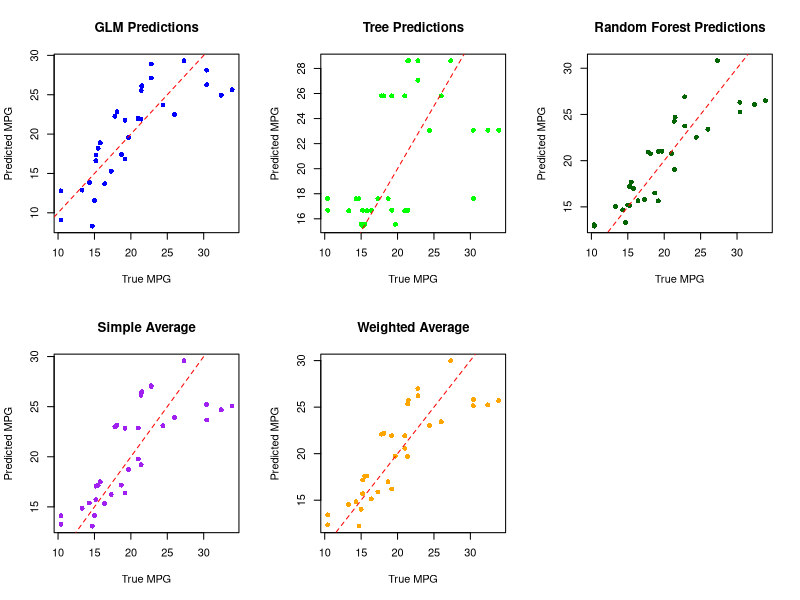

Recreate this plot in R.
# ============================================================================
# Manual Cross-Validation Lab: Building Your Own SuperLearner
# Learning Objective: Understand what SuperLearner does "under the hood"
# ============================================================================

# Install/load required packages
if (!require(rpart)) install.packages("rpart")
if (!require(randomForest)) install.packages("randomForest")
library(rpart)
library(randomForest)

# ============================================================================
# PART 1: LOAD AND EXPLORE DATA
# ============================================================================

# Use built-in mtcars dataset - predict mpg from car characteristics
data(mtcars)
head(mtcars)

# Our prediction task: predict mpg (fuel efficiency) from car features
outcome <- "mpg"
predictors <- c("cyl", "disp", "hp", "wt", "qsec", "vs", "am", "gear", "carb")

# Create our analysis dataset
dat <- mtcars[, c(outcome, predictors)]
n <- nrow(dat)

cat("Dataset Info:\n")
cat("- Sample size:", n, "\n")
cat("- Outcome:", outcome, "(mean =", round(mean(dat[[outcome]]), 2), ")\n")
cat("- Number of predictors:", length(predictors), "\n\n")

# ============================================================================
# PART 2: SET UP MANUAL CROSS-VALIDATION
# ============================================================================

# Set random seed for reproducible results
set.seed(123)

# Choose number of folds
V <- 5  # 5-fold cross-validation
cat("Using", V, "-fold cross-validation\n\n")

# Create fold assignments
# Randomly assign each observation to a fold (1, 2, 3, 4, or 5)
fold_id <- sample(rep(1:V, length.out = n))

# Check fold sizes
table(fold_id)

# ============================================================================
# PART 3: DEFINE OUR THREE ALGORITHMS
# ============================================================================

# Algorithm 1: Linear Regression (GLM)
fit_glm <- function(train_data) {
  lm(mpg ~ ., data = train_data)
}

predict_glm <- function(model, test_data) {
  predict(model, newdata = test_data)
}

# Algorithm 2: Decision Tree
fit_tree <- function(train_data) {
  rpart(mpg ~ ., data = train_data, method = "anova")
}

predict_tree <- function(model, test_data) {
  predict(model, newdata = test_data)
}

# Algorithm 3: Random Forest
fit_rf <- function(train_data) {
  randomForest(mpg ~ ., data = train_data, ntree = 100)
}

predict_rf <- function(model, test_data) {
  predict(model, newdata = test_data)
}

# ============================================================================
# PART 4: MANUAL CROSS-VALIDATION LOOP
# ============================================================================

# Initialize storage for results
cv_results <- data.frame(
  fold = 1:V,
  glm_mse = NA,
  tree_mse = NA,
  rf_mse = NA,
  glm_mae = NA,
  tree_mae = NA,
  rf_mae = NA
)

# Storage for all predictions (we'll need these later!)
all_predictions <- data.frame(
  obs_id = 1:n,
  fold = fold_id,
  true_mpg = dat$mpg,
  glm_pred = NA,
  tree_pred = NA,
  rf_pred = NA
)

cat("Running cross-validation...\n")

# THE MAIN CROSS-VALIDATION LOOP
for(v in 1:V) {
  
  cat("Processing fold", v, "of", V, "\n")
  
  # Step 1: Split data into training and validation sets
  train_data <- dat[fold_id != v, ]  # 80% of data
  test_data <- dat[fold_id == v, ]   # 20% of data
  test_indices <- which(fold_id == v)
  
  cat("  - Training size:", nrow(train_data), "\n")
  cat("  - Test size:", nrow(test_data), "\n")
  
  # Step 2: Fit all three algorithms on training data
  glm_model <- fit_glm(train_data)
  tree_model <- fit_tree(train_data)
  rf_model <- fit_rf(train_data)
  
  # Step 3: Make predictions on test data
  glm_preds <- predict_glm(glm_model, test_data)
  tree_preds <- predict_tree(tree_model, test_data)
  rf_preds <- predict_rf(rf_model, test_data)
  
  # Step 4: Calculate errors for this fold
  true_values <- test_data$mpg
  
  # Mean Squared Error (MSE)
  glm_mse <- mean((true_values - glm_preds)^2)
  tree_mse <- mean((true_values - tree_preds)^2)
  rf_mse <- mean((true_values - rf_preds)^2)
  
  # Mean Absolute Error (MAE) 
  glm_mae <- mean(abs(true_values - glm_preds))
  tree_mae <- mean(abs(true_values - tree_preds))
  rf_mae <- mean(abs(true_values - rf_preds))
  
  # Step 5: Store results
  cv_results[v, ] <- c(v, glm_mse, tree_mse, rf_mse, glm_mae, tree_mae, rf_mae)
  
  # Store predictions for later analysis
  all_predictions[test_indices, "glm_pred"] <- glm_preds
  all_predictions[test_indices, "tree_pred"] <- tree_preds
  all_predictions[test_indices, "rf_pred"] <- rf_preds
  
  cat("  - GLM MSE:", round(glm_mse, 3), "| Tree MSE:", round(tree_mse, 3), 
      "| RF MSE:", round(rf_mse, 3), "\n")
}

cat("\nCross-validation complete!\n\n")

# ============================================================================
# PART 5: SUMMARIZE RESULTS
# ============================================================================

cat("=== CROSS-VALIDATION RESULTS ===\n\n")

# Print fold-by-fold results
print(cv_results)

# Calculate average performance across folds
avg_results <- data.frame(
  Algorithm = c("Linear Regression", "Decision Tree", "Random Forest"),
  Avg_MSE = c(mean(cv_results$glm_mse), mean(cv_results$tree_mse), mean(cv_results$rf_mse)),
  Avg_MAE = c(mean(cv_results$glm_mae), mean(cv_results$tree_mae), mean(cv_results$rf_mae)),
  SD_MSE = c(sd(cv_results$glm_mse), sd(cv_results$tree_mse), sd(cv_results$rf_mse))
)

cat("\n=== AVERAGE PERFORMANCE ===\n")
print(avg_results)

# Determine winner
best_mse <- which.min(avg_results$Avg_MSE)
best_mae <- which.min(avg_results$Avg_MAE)

cat("\n=== WINNER ===\n")
cat("Best MSE:", avg_results$Algorithm[best_mse], 
    "(", round(avg_results$Avg_MSE[best_mse], 3), ")\n")
cat("Best MAE:", avg_results$Algorithm[best_mae], 
    "(", round(avg_results$Avg_MAE[best_mae], 3), ")\n")

# ============================================================================
# PART 6: CREATE A SIMPLE "SUPERLEARNER"
# ============================================================================

cat("\n=== BUILDING SIMPLE SUPERLEARNER ===\n")

# Method 1: Simple average (equal weights)
all_predictions$simple_avg <- (all_predictions$glm_pred + all_predictions$tree_pred + all_predictions$rf_pred) / 3

# Method 2: Weighted average based on CV performance
# Give more weight to algorithms with lower MSE
glm_weight <- 1 / avg_results$Avg_MSE[1]
tree_weight <- 1 / avg_results$Avg_MSE[2]
rf_weight <- 1 / avg_results$Avg_MSE[3]
total_weight <- glm_weight + tree_weight + rf_weight

# Normalize weights to sum to 1
glm_weight <- glm_weight / total_weight
tree_weight <- tree_weight / total_weight
rf_weight <- rf_weight / total_weight

cat("Optimal weights:\n")
cat("- GLM weight:", round(glm_weight, 3), "\n")
cat("- Tree weight:", round(tree_weight, 3), "\n")
cat("- RF weight:", round(rf_weight, 3), "\n")

# Create weighted combination
all_predictions$weighted_avg <- glm_weight * all_predictions$glm_pred + 
  tree_weight * all_predictions$tree_pred +
  rf_weight * all_predictions$rf_pred

# ============================================================================
# PART 7: EVALUATE OUR "SUPERLEARNER"
# ============================================================================

# Calculate MSE for each approach
individual_performance <- data.frame(
  Method = c("GLM Only", "Tree Only", "RF Only", "Simple Average", "Weighted Average"),
  MSE = c(
    mean((all_predictions$true_mpg - all_predictions$glm_pred)^2),
    mean((all_predictions$true_mpg - all_predictions$tree_pred)^2),
    mean((all_predictions$true_mpg - all_predictions$rf_pred)^2),
    mean((all_predictions$true_mpg - all_predictions$simple_avg)^2),
    mean((all_predictions$true_mpg - all_predictions$weighted_avg)^2)
  )
)

cat("\n=== FINAL PERFORMANCE COMPARISON ===\n")
print(individual_performance)

# Find the best approach
best_overall <- which.min(individual_performance$MSE)
cat("\nOverall winner:", individual_performance$Method[best_overall], "\n")
cat("Best MSE:", round(individual_performance$MSE[best_overall], 3), "\n")

# ============================================================================
# PART 8: VISUALIZE RESULTS
# ============================================================================

# Create scatter plot of predictions vs true values
par(mfrow = c(2, 3))  # Changed to 2x3 grid to accommodate 5 plots

# GLM predictions
plot(all_predictions$true_mpg, all_predictions$glm_pred,
     main = "GLM Predictions", xlab = "True MPG", ylab = "Predicted MPG",
     pch = 16, col = "blue")
abline(0, 1, col = "red", lty = 2)  # Perfect prediction line

# Tree predictions  
plot(all_predictions$true_mpg, all_predictions$tree_pred,
     main = "Tree Predictions", xlab = "True MPG", ylab = "Predicted MPG", 
     pch = 16, col = "green")
abline(0, 1, col = "red", lty = 2)

# Random Forest predictions
plot(all_predictions$true_mpg, all_predictions$rf_pred,
     main = "Random Forest Predictions", xlab = "True MPG", ylab = "Predicted MPG",
     pch = 16, col = "darkgreen")
abline(0, 1, col = "red", lty = 2)

# Simple average
plot(all_predictions$true_mpg, all_predictions$simple_avg,
     main = "Simple Average", xlab = "True MPG", ylab = "Predicted MPG",
     pch = 16, col = "purple")
abline(0, 1, col = "red", lty = 2)

# Weighted average  
plot(all_predictions$true_mpg, all_predictions$weighted_avg,
     main = "Weighted Average", xlab = "True MPG", ylab = "Predicted MPG",
     pch = 16, col = "orange")
abline(0, 1, col = "red", lty = 2)

par(mfrow = c(1, 1))  # Reset plotting

# ============================================================================
# PART 9: DISCUSSION QUESTIONS
# ============================================================================

cat("\n=== DISCUSSION QUESTIONS ===\n")
cat("1. Which algorithm performed better individually? Why do you think this is?\n")
cat("2. Did the ensemble (average) beat all individual algorithms?\n") 
cat("3. How much did the weighted average improve over simple average?\n")
cat("4. Looking at the plots, which method has predictions closest to the red line?\n")
cat("5. How did Random Forest compare to the simpler methods?\n")
cat("6. What would happen if we added more algorithms to our library?\n")
cat("7. How might results change with a different dataset or more folds?\n\n")

# ============================================================================
# BONUS: COMPARE TO REAL SUPERLEARNER (IF TIME PERMITS)
# ============================================================================

# Uncomment and run this section if SuperLearner package is available
# if (require(SuperLearner)) {
#   cat("=== COMPARISON TO REAL SUPERLEARNER ===\n")
#   
#   # Prepare data for SuperLearner
#   Y <- dat$mpg
#   X <- dat[, predictors]
#   
#   # Define library (same algorithms we used)
#   SL.library <- c("SL.lm", "SL.rpart", "SL.randomForest")
#   
#   # Fit SuperLearner
#   sl_fit <- SuperLearner(Y = Y, X = X, SL.library = SL.library, 
#                          cvControl = list(V = 5))
#   
#   cat("SuperLearner weights:\n")
#   print(sl_fit$coef)
#   
#   cat("SuperLearner CV Risk:", sl_fit$cvRisk, "\n")
#   cat("Our manual CV MSEs:", avg_results$Avg_MSE, "\n")
# }

cat("Lab complete! Great job building your own SuperLearner with Random Forest!\n")